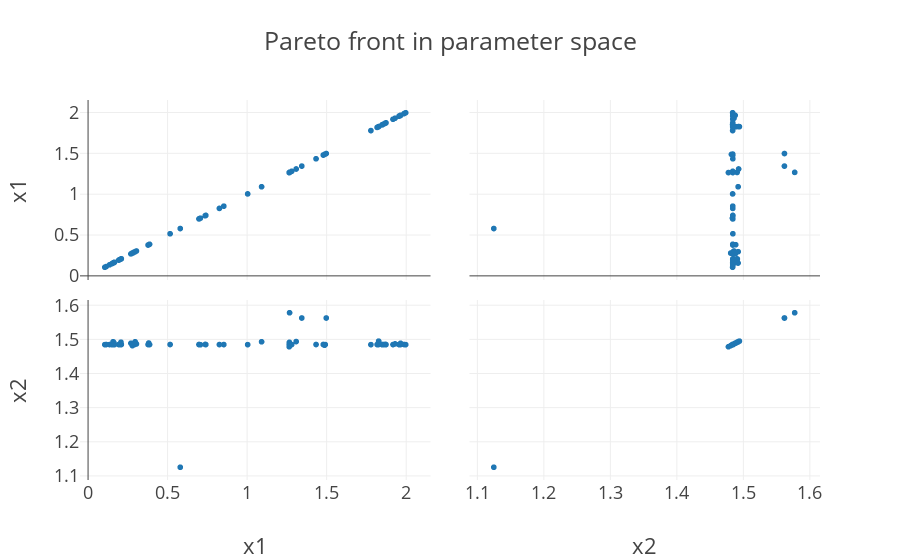

Notebook code cell kept with this figure:
### Code cell
px.scatter_matrix(X.copy().loc[ndf[0],:], template="presentation" , dimensions=list(X.drop(columns=['index']).columns), color_continuous_scale='Jet', title="Pareto front in parameter space").update_layout(coloraxis_showscale=False)

### Figure 1 — Plotly figure (JSON) as saved in the notebook; plotly's stock layout.template omitted (floating-point values rounded to 4 significant figures)
{"data": [{"dimensions": [{"axis": {"matches": true}, "label": "x1", "values": [1.344, 1.091, 0.2788, 1.267, 0.2068, 1.827, 0.7404, 0.2693, 1.93, 1.869, 0.2934, 0.5795, 1.003, 1.267, 1.961, 0.6974, 1.491, 1.433, 1.849, 0.1931, 0.1054, 0.2876, 1.965, 0.3773, 1.487, 0.114, 1.917, 1.871, 1.871, 0.1591, 1.956, 0.2823, 1.959, 0.2092, 0.2821, 0.2043, 0.8259, 0.2824, 1.848, 0.1973, 1.479, 1.264, 0.1631, 0.2821, 0.1654, 0.5157, 0.8535, 0.2757, 0.1514, 1.965, 1.266, 1.956, 1.859, 0.3042, 1.479, 1.961, 0.1624, 0.166, 0.1596, 0.1508, 0.2838, 1.266, 1.828, 1.28, 1.956, 1.852, 1.498, 0.296, 1.997, 0.698, 0.2824, 1.987, 0.157, 0.3813, 1.826, 0.1532, 1.825, 1.823, 0.1354, 0.7364, 1.778, 1.308, 1.817, 1.265, 0.7062, 1.873, 0.2912, 0.1639, 0.3866]}, {"axis": {"matches": true}, "label": "x2", "values": [1.562, 1.493, 1.482, 1.578, 1.492, 1.495, 1.485, 1.489, 1.487, 1.485, 1.485, 1.125, 1.485, 1.484, 1.485, 1.485, 1.485, 1.485, 1.485, 1.485, 1.485, 1.485, 1.485, 1.485, 1.483, 1.485, 1.485, 1.485, 1.485, 1.485, 1.485, 1.485, 1.485, 1.485, 1.485, 1.485, 1.485, 1.485, 1.485, 1.485, 1.485, 1.485, 1.485, 1.485, 1.485, 1.485, 1.485, 1.485, 1.485, 1.488, 1.485, 1.485, 1.485, 1.487, 1.485, 1.485, 1.49, 1.485, 1.492, 1.485, 1.485, 1.491, 1.494, 1.485, 1.485, 1.485, 1.563, 1.493, 1.485, 1.485, 1.485, 1.485, 1.493, 1.489, 1.49, 1.485, 1.485, 1.485, 1.485, 1.485, 1.485, 1.494, 1.485, 1.478, 1.484, 1.485, 1.485, 1.485, 1.485]}], "hoverlabel": {"namelength": 0}, "hovertemplate": "%{xaxis.title.text}=%{x}<br>%{yaxis.title.text}=%{y}", "legendgroup": "", "marker": {"color": "#1f77b4", "symbol": "circle"}, "name": "", "showlegend": false, "type": "splom"}], "layout": {"autosize": true, "coloraxis": {"showscale": false}, "dragmode": "select", "legend": {"tracegroupgap": 0}, "title": {"text": "Pareto front in parameter space"}, "xaxis": {"autorange": true, "range": [-0.04564, 2.148], "type": "linear"}, "xaxis2": {"autorange": true, "range": [1.089, 1.614], "type": "linear"}, "yaxis": {"autorange": true, "range": [-0.04564, 2.148], "type": "linear"}, "yaxis2": {"autorange": true, "range": [1.089, 1.614], "type": "linear"}}}
